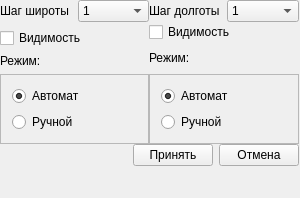
<?xml version="1.0" encoding="UTF-8"?>
<ui version="4.0">
 <class>Geodez</class>
 <widget class="QWidget" name="Geodez">
  <property name="geometry">
   <rect>
    <x>0</x>
    <y>0</y>
    <width>300</width>
    <height>198</height>
   </rect>
  </property>
  <property name="sizePolicy">
   <sizepolicy hsizetype="Preferred" vsizetype="Preferred">
    <horstretch>0</horstretch>
    <verstretch>0</verstretch>
   </sizepolicy>
  </property>
  <property name="windowTitle">
   <string>Geodez</string>
  </property>
  <layout class="QGridLayout" name="gridLayout_2">
   <property name="margin">
    <number>0</number>
   </property>
   <property name="spacing">
    <number>0</number>
   </property>
   <item row="0" column="0">
    <layout class="QVBoxLayout" name="verticalLayout_3">
     <item>
      <layout class="QHBoxLayout" name="horizontalLayout_2">
       <item>
        <widget class="QLabel" name="latStepLabel">
         <property name="text">
          <string>Шаг широты</string>
         </property>
        </widget>
       </item>
       <item>
        <widget class="QComboBox" name="latStepBox">
         <item>
          <property name="text">
           <string>1</string>
          </property>
         </item>
         <item>
          <property name="text">
           <string>2</string>
          </property>
         </item>
         <item>
          <property name="text">
           <string>3</string>
          </property>
         </item>
         <item>
          <property name="text">
           <string>4</string>
          </property>
         </item>
         <item>
          <property name="text">
           <string>5</string>
          </property>
         </item>
         <item>
          <property name="text">
           <string>10</string>
          </property>
         </item>
         <item>
          <property name="text">
           <string>15</string>
          </property>
         </item>
         <item>
          <property name="text">
           <string>20</string>
          </property>
         </item>
        </widget>
       </item>
      </layout>
     </item>
     <item>
      <widget class="QCheckBox" name="visibLat">
       <property name="text">
        <string>Видимость</string>
       </property>
      </widget>
     </item>
     <item>
      <widget class="QLabel" name="label">
       <property name="text">
        <string>Режим:</string>
       </property>
      </widget>
     </item>
     <item>
      <widget class="QFrame" name="frame">
       <property name="frameShape">
        <enum>QFrame::StyledPanel</enum>
       </property>
       <property name="frameShadow">
        <enum>QFrame::Raised</enum>
       </property>
       <layout class="QVBoxLayout" name="verticalLayout_5">
        <item>
         <widget class="QRadioButton" name="modLatAuto">
          <property name="text">
           <string>Автомат</string>
          </property>
          <property name="checked">
           <bool>true</bool>
          </property>
         </widget>
        </item>
        <item>
         <widget class="QRadioButton" name="modLatMan">
          <property name="text">
           <string>Ручной</string>
          </property>
         </widget>
        </item>
       </layout>
      </widget>
     </item>
    </layout>
   </item>
   <item row="0" column="1">
    <layout class="QVBoxLayout" name="verticalLayout_4">
     <property name="spacing">
      <number>0</number>
     </property>
     <property name="sizeConstraint">
      <enum>QLayout::SetDefaultConstraint</enum>
     </property>
     <item>
      <layout class="QHBoxLayout" name="horizontalLayout_3">
       <item>
        <widget class="QLabel" name="lonStepLabel">
         <property name="text">
          <string>Шаг долготы</string>
         </property>
        </widget>
       </item>
       <item>
        <widget class="QComboBox" name="lonStepBox">
         <item>
          <property name="text">
           <string>1</string>
          </property>
         </item>
         <item>
          <property name="text">
           <string>2</string>
          </property>
         </item>
         <item>
          <property name="text">
           <string>3</string>
          </property>
         </item>
         <item>
          <property name="text">
           <string>4</string>
          </property>
         </item>
         <item>
          <property name="text">
           <string>5</string>
          </property>
         </item>
         <item>
          <property name="text">
           <string>10</string>
          </property>
         </item>
         <item>
          <property name="text">
           <string>15</string>
          </property>
         </item>
         <item>
          <property name="text">
           <string>20</string>
          </property>
         </item>
        </widget>
       </item>
      </layout>
     </item>
     <item>
      <widget class="QCheckBox" name="visibLon">
       <property name="text">
        <string>Видимость</string>
       </property>
      </widget>
     </item>
     <item>
      <widget class="QLabel" name="modLabel2">
       <property name="text">
        <string>Режим:</string>
       </property>
      </widget>
     </item>
     <item>
      <widget class="QFrame" name="frame_2">
       <property name="frameShape">
        <enum>QFrame::StyledPanel</enum>
       </property>
       <property name="frameShadow">
        <enum>QFrame::Raised</enum>
       </property>
       <layout class="QVBoxLayout" name="verticalLayout">
        <item>
         <widget class="QRadioButton" name="modLonAuto">
          <property name="text">
           <string>Автомат</string>
          </property>
          <property name="checked">
           <bool>true</bool>
          </property>
         </widget>
        </item>
        <item>
         <widget class="QRadioButton" name="modLonMan">
          <property name="text">
           <string>Ручной</string>
          </property>
         </widget>
        </item>
       </layout>
      </widget>
     </item>
    </layout>
   </item>
   <item row="0" column="2">
    <spacer name="horizontalSpacer">
     <property name="orientation">
      <enum>Qt::Horizontal</enum>
     </property>
     <property name="sizeHint" stdset="0">
      <size>
       <width>24</width>
       <height>20</height>
      </size>
     </property>
    </spacer>
   </item>
   <item row="1" column="0" colspan="2">
    <layout class="QGridLayout" name="gridLayout">
     <item row="0" column="0">
      <spacer name="horizontalSpacer_2">
       <property name="orientation">
        <enum>Qt::Horizontal</enum>
       </property>
       <property name="sizeHint" stdset="0">
        <size>
         <width>178</width>
         <height>20</height>
        </size>
       </property>
      </spacer>
     </item>
     <item row="0" column="1">
      <layout class="QHBoxLayout" name="horizontalLayout">
       <item>
        <widget class="QPushButton" name="acceptBtn">
         <property name="text">
          <string>Принять</string>
         </property>
        </widget>
       </item>
       <item>
        <widget class="QPushButton" name="cancelBtn">
         <property name="text">
          <string>Отмена</string>
         </property>
        </widget>
       </item>
      </layout>
     </item>
    </layout>
   </item>
   <item row="2" column="1">
    <spacer name="verticalSpacer">
     <property name="orientation">
      <enum>Qt::Vertical</enum>
     </property>
     <property name="sizeHint" stdset="0">
      <size>
       <width>20</width>
       <height>3</height>
      </size>
     </property>
    </spacer>
   </item>
  </layout>
 </widget>
 <layoutdefault spacing="6" margin="11"/>
 <resources/>
 <connections/>
</ui>
